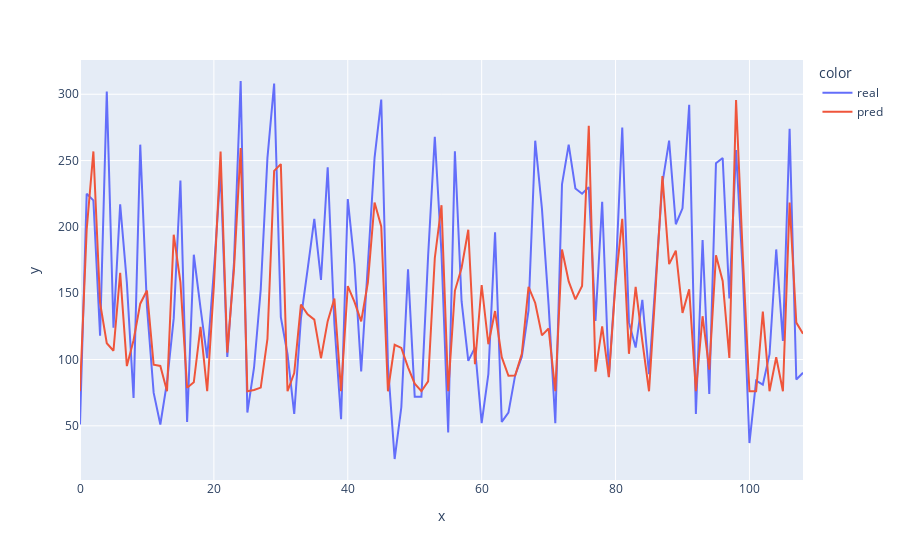

The notebook cell saved with this chart:
### Code cell
import torch
import torch.nn.functional as F
from sklearn.metrics import mean_squared_error

class Perceptron(torch.nn.Module):
    @property
    def device(self):
        for p in self.parameters():
            return p.device
    
    def __init__(self, input_dim=11, num_layers=0, 
                 hidden_dim=11, output_dim=1, p=0.0):
        super(Perceptron, self).__init__()
        
        self.layers = torch.nn.Sequential()
        prev_size = input_dim
        
        for i in range(num_layers):
            self.layers.add_module('layer{}'.format(i), 
                                   torch.nn.Linear(prev_size, hidden_dim))
            self.layers.add_module('relu{}'.format(i), torch.nn.ReLU())
            self.layers.add_module('dropout{}'.format(i), torch.nn.Dropout(p=p))
            prev_size = hidden_dim
            
        self.layers.add_module('regressor', 
                               torch.nn.Linear(prev_size, output_dim))

    def forward(self, input):
        return self.layers(input).squeeze(-1)  # Remove the last dimension

def testing(model, dataset):
    generator = torch.utils.data.DataLoader(dataset, batch_size=64)
    pred = []
    real = []
    for x, y in generator:
        x = x.view([-1, 11]).to(device)  # Modify view to match the new input dimension
        y = y.to(device)
        pred.extend(model(x).cpu().detach().numpy().tolist())
        real.extend(y.cpu().numpy().tolist())
    return real, pred
    return mean_squared_error(real, pred)

def trainer(model, dataset, loss_function, optimizer, epochs):
    for epoch in range(epochs):
        generator = torch.utils.data.DataLoader(dataset, batch_size=64, shuffle=True)
        for x, y in generator:
            optimizer.zero_grad()
            x = x.view([-1, 11]).to(device)  # Modify view to match the new input dimension
            y = y.to(device)
            output = model(x)
            loss = loss_function(output, y)
            # print(loss)
            loss.backward()
            optimizer.step()

device = torch.device("cuda" if torch.cuda.is_available() else "cpu")
model = Perceptron(num_layers=5, p=0.05)
model.to(device)

_ = model.train()
trainer(model=model, 
        dataset=train_set, 
        loss_function=torch.nn.MSELoss(), 
        optimizer=torch.optim.Adam(model.parameters(), lr=0.01), 
        epochs=500)

_ = model.eval()
real, pred = testing(model, test_set)
print(mean_squared_error(real, pred))
# print(torch.nn.MSELoss()(np.array(real), np.array(pred)))
# print(f'Mean Squared Error: {mse}')
px.line(
    {'y': list(float(i) for i in real) + list(float(i) for i in pred), 
     'color': ['real']*len(real)+['pred']*len(pred), 
     'x':list(range(len(real)))*2},
     x='x', y='y', color='color')

### Figure 1 — Plotly figure (JSON) as saved in the notebook; plotly's stock layout.template omitted (floating-point values rounded to 4 significant figures)
{"data": [{"hovertemplate": "color=real<br>x=%{x}<br>y=%{y}<extra></extra>", "legendgroup": "real", "line": {"color": "#636efa", "dash": "solid"}, "marker": {"symbol": "circle"}, "mode": "lines", "name": "real", "orientation": "v", "showlegend": true, "type": "scatter", "x": [0, 1, 2, 3, 4, 5, 6, 7, 8, 9, 10, 11, 12, 13, 14, 15, 16, 17, 18, 19, 20, 21, 22, 23, 24, 25, 26, 27, 28, 29, 30, 31, 32, 33, 34, 35, 36, 37, 38, 39, 40, 41, 42, 43, 44, 45, 46, 47, 48, 49, 50, 51, 52, 53, 54, 55, 56, 57, 58, 59, 60, 61, 62, 63, 64, 65, 66, 67, 68, 69, 70, 71, 72, 73, 74, 75, 76, 77, 78, 79, 80, 81, 82, 83, 84, 85, 86, 87, 88, 89, 90, 91, 92, 93, 94, 95, 96, 97, 98, 99, 100, 101, 102, 103, 104, 105, 106, 107, 108], "xaxis": "x", "y": [51, 225, 220, 118, 302, 124, 217, 158, 71, 262, 140, 75, 51, 83, 131, 235, 53, 179, 139, 101, 167, 242, 102, 173, 310, 60, 94, 153, 252, 308, 132, 104, 59, 131, 168, 206, 160, 245, 127, 55, 221, 172, 91, 170, 252, 296, 96, 25, 64, 168, 72, 72, 178, 268, 180, 45, 257, 144, 99, 109, 52, 89, 196, 53, 60, 88, 102, 137, 265, 214, 141, 52, 232, 262, 229, 225, 230, 129, 219, 87, 161, 275, 128, 109, 145, 89, 164, 233, 265, 202, 214, 292, 59, 190, 74, 248, 252, 146, 258, 166, 37, 84, 81, 104, 183, 114, 274, 85, 90], "yaxis": "y"}, {"hovertemplate": "color=pred<br>x=%{x}<br>y=%{y}<extra></extra>", "legendgroup": "pred", "line": {"color": "#EF553B", "dash": "solid"}, "marker": {"symbol": "circle"}, "mode": "lines", "name": "pred", "orientation": "v", "showlegend": true, "type": "scatter", "x": [0, 1, 2, 3, 4, 5, 6, 7, 8, 9, 10, 11, 12, 13, 14, 15, 16, 17, 18, 19, 20, 21, 22, 23, 24, 25, 26, 27, 28, 29, 30, 31, 32, 33, 34, 35, 36, 37, 38, 39, 40, 41, 42, 43, 44, 45, 46, 47, 48, 49, 50, 51, 52, 53, 54, 55, 56, 57, 58, 59, 60, 61, 62, 63, 64, 65, 66, 67, 68, 69, 70, 71, 72, 73, 74, 75, 76, 77, 78, 79, 80, 81, 82, 83, 84, 85, 86, 87, 88, 89, 90, 91, 92, 93, 94, 95, 96, 97, 98, 99, 100, 101, 102, 103, 104, 105, 106, 107, 108], "xaxis": "x", "y": [76.08, 198.0, 256.9, 142.7, 112.3, 106.6, 165.3, 95.07, 114.6, 142.1, 152.0, 96.11, 95.19, 76.08, 194.1, 158.4, 78.7, 82.85, 124.6, 76.08, 155.4, 256.8, 105.3, 167.9, 259.4, 76.08, 77.06, 78.85, 115.5, 242.3, 247.3, 76.08, 89.76, 141.4, 134.1, 130.1, 101.0, 129.0, 146.0, 76.08, 155.4, 143.5, 128.7, 158.1, 218.4, 200.3, 76.08, 111.1, 108.7, 94.16, 81.78, 76.08, 83.49, 176.6, 216.4, 76.08, 151.8, 169.1, 197.8, 96.47, 156.2, 111.5, 136.5, 101.8, 87.72, 87.9, 104.3, 154.9, 142.6, 118.2, 123.4, 76.08, 183.0, 158.9, 145.4, 155.4, 276.2, 90.83, 125.1, 86.75, 157.5, 206.0, 104.3, 154.7, 114.0, 76.08, 155.3, 238.3, 172.0, 182.0, 135.2, 152.9, 76.08, 132.6, 92.4, 178.5, 159.2, 101.2, 295.7, 179.1, 76.08, 76.08, 136.2, 76.08, 101.7, 76.08, 218.4, 127.8, 119.5], "yaxis": "y"}], "layout": {"legend": {"title": {"text": "color"}, "tracegroupgap": 0}, "margin": {"t": 60}, "xaxis": {"anchor": "y", "domain": [0, 1], "title": {"text": "x"}}, "yaxis": {"anchor": "x", "domain": [0, 1], "title": {"text": "y"}}}}
